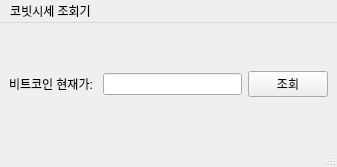
<?xml version="1.0" encoding="UTF-8"?>
<ui version="4.0">
 <class>MainWindow</class>
 <widget class="QMainWindow" name="MainWindow">
  <property name="geometry">
   <rect>
    <x>0</x>
    <y>0</y>
    <width>337</width>
    <height>167</height>
   </rect>
  </property>
  <property name="windowTitle">
   <string>MainWindow</string>
  </property>
  <widget class="QWidget" name="centralwidget">
   <layout class="QGridLayout" name="gridLayout">
    <item row="0" column="2">
     <widget class="QPushButton" name="pushButton">
      <property name="text">
       <string>조회</string>
      </property>
     </widget>
    </item>
    <item row="0" column="0">
     <widget class="QLabel" name="label">
      <property name="text">
       <string>비트코인 현재가: </string>
      </property>
     </widget>
    </item>
    <item row="0" column="1">
     <widget class="QLineEdit" name="lineEdit"/>
    </item>
   </layout>
  </widget>
  <widget class="QStatusBar" name="statusbar"/>
  <widget class="QMenuBar" name="menubar">
   <property name="geometry">
    <rect>
     <x>0</x>
     <y>0</y>
     <width>337</width>
     <height>24</height>
    </rect>
   </property>
   <widget class="QMenu" name="menu">
    <property name="title">
     <string>코빗시세 조회기</string>
    </property>
   </widget>
   <addaction name="menu"/>
  </widget>
 </widget>
 <resources/>
 <connections/>
</ui>
